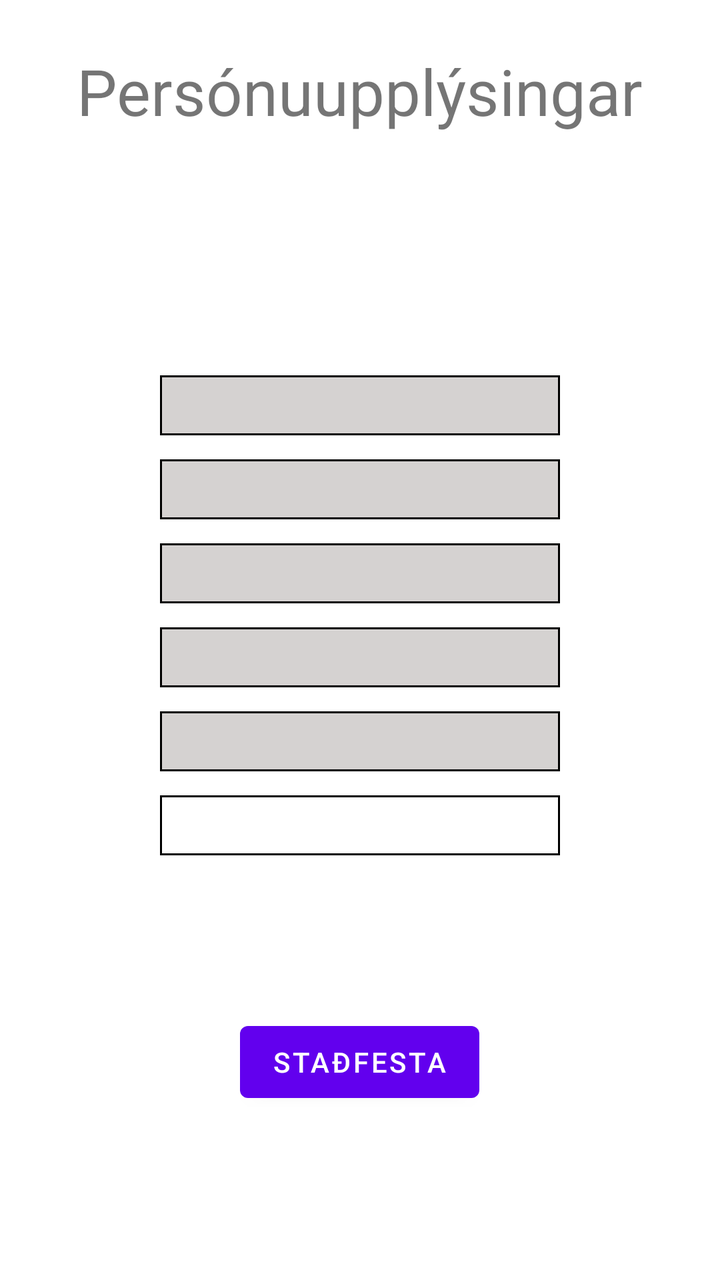
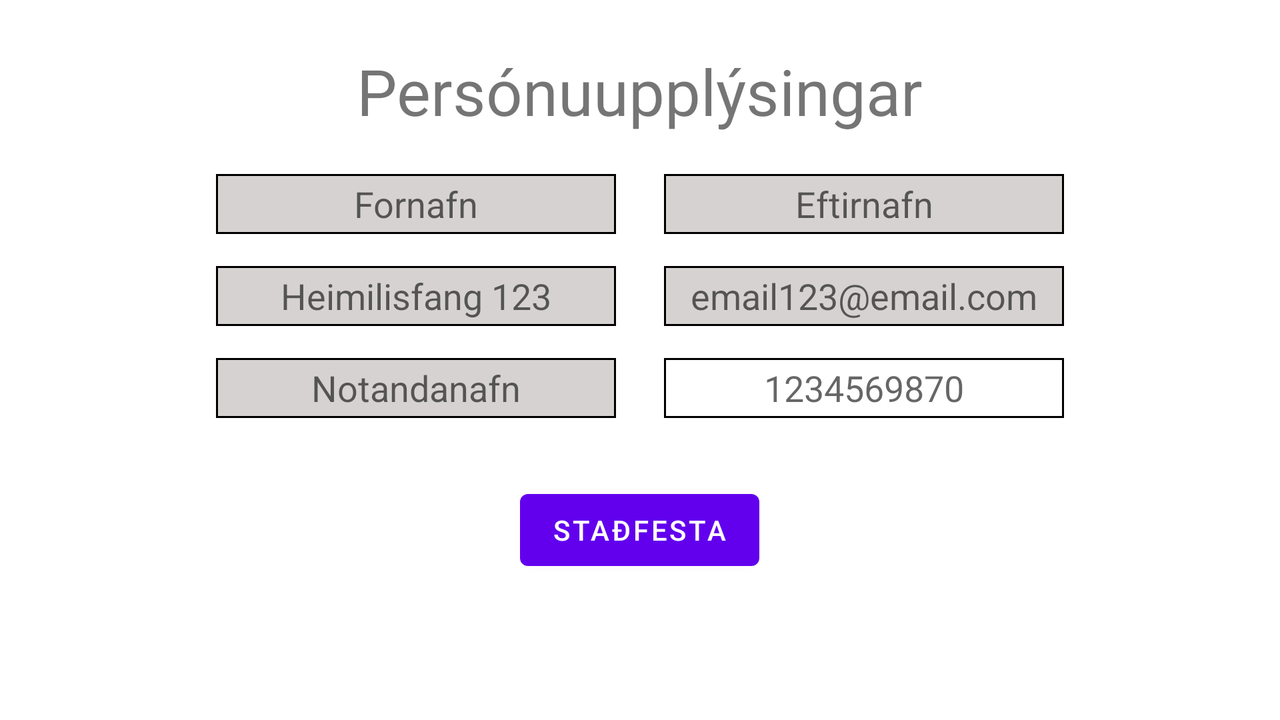

First picture: res/layout/ on a phone held upright. Second picture: the repository's own variant of that layout, on a device whose configuration matches the variant's folder. Source for both follows.
<!-- AndroidManifest.xml: application theme Theme.FinnbogiMobile -->
<!-- res/layout/activity_user_info.xml -->
<?xml version="1.0" encoding="utf-8"?>
<LinearLayout xmlns:android="http://schemas.android.com/apk/res/android"
    xmlns:app="http://schemas.android.com/apk/res-auto"
    xmlns:tools="http://schemas.android.com/tools"
    android:layout_width="match_parent"
    android:layout_height="match_parent"
    tools:context=".UserInfoActivity"
    android:orientation="vertical">

    <LinearLayout
        android:layout_width="wrap_content"
        android:layout_height="wrap_content"
        android:orientation="vertical"
        android:layout_gravity="center"
        android:layout_marginTop="24dp"
        android:layout_weight="0.2">

        <TextView
            android:layout_width="wrap_content"
            android:layout_height="wrap_content"
            android:textSize="32dp"
            android:text="@string/user_info_title" />

    </LinearLayout>

    <LinearLayout
        android:layout_width="wrap_content"
        android:layout_height="wrap_content"
        android:orientation="vertical"
        android:layout_gravity="center_horizontal"
        android:layout_weight="0.7"
        android:gravity="center_vertical">

        <EditText
            android:id="@+id/user_info_firstname"
            android:layout_width="200dp"
            android:layout_height="30dp"
            android:layout_marginVertical="6sp"
            android:background="@drawable/week_border"/>

        <EditText
            android:id="@+id/user_info_surname"
            android:layout_width="200dp"
            android:layout_height="30dp"
            android:layout_marginVertical="6sp"
            android:background="@drawable/week_border"/>

        <EditText
            android:id="@+id/user_info_address"
            android:layout_width="200dp"
            android:layout_height="30dp"
            android:layout_marginVertical="6sp"
            android:background="@drawable/week_border"/>

        <EditText
            android:id="@+id/user_info_phone"
            android:layout_width="200dp"
            android:layout_height="30dp"
            android:layout_marginVertical="6sp"
            android:background="@drawable/week_border"/>

        <EditText
            android:id="@+id/user_info_email"
            android:layout_width="200dp"
            android:layout_height="30dp"
            android:layout_marginVertical="6sp"
            android:background="@drawable/week_border"/>

        <TextView
            android:id="@+id/user_info_ssn"
            android:layout_width="200dp"
            android:layout_height="30dp"
            android:layout_marginVertical="6sp"
            android:background="@drawable/black_white_border"/>

    </LinearLayout>

    <LinearLayout
        android:layout_width="wrap_content"
        android:layout_height="wrap_content"
        android:layout_weight="0.1"
        android:layout_gravity="center_horizontal">

        <Button
            android:id="@+id/user_info_applyChanges"
            android:layout_width="wrap_content"
            android:layout_height="wrap_content"
            android:text="@string/user_info_apply_changes"
            android:layout_gravity="center_horizontal"
            android:layout_marginVertical="32dp"/>

    </LinearLayout>


</LinearLayout>
<!-- resources referenced by this layout -->
<resources>
  <!-- drawable black_white_border (drawable) -->
  <?xml version="1.0" encoding="utf-8"?>
  <shape xmlns:android="http://schemas.android.com/apk/res/android"
      android:shape="rectangle" >
      <solid android:color="@color/white" />
      <stroke android:width="1dip" android:color="@color/black"/>
  </shape>
  <!-- drawable week_border (drawable) -->
  <?xml version="1.0" encoding="utf-8"?>
  <shape xmlns:android="http://schemas.android.com/apk/res/android" android:shape="rectangle" >
      <solid android:color="#D5D2D1" />
      <stroke android:width="1dip" android:color="@color/black"/>
  </shape>
  <string name="user_info_apply_changes">Staðfesta</string>
  <string name="user_info_title">Persónuupplýsingar</string>
  <style name="Theme.FinnbogiMobile" parent="Theme.MaterialComponents.DayNight.DarkActionBar">
          
          <item name="colorPrimary">@color/purple_500</item>
          <item name="colorPrimaryVariant">@color/purple_700</item>
          <item name="colorOnPrimary">@color/white</item>
          
          <item name="colorSecondary">@color/teal_200</item>
          <item name="colorSecondaryVariant">@color/teal_700</item>
          <item name="colorOnSecondary">@color/black</item>
          
          <item name="android:statusBarColor" tools:targetApi="l">?attr/colorPrimaryVariant</item>
          
      </style>
</resources>
<!-- res/layout-land/activity_user_info.xml (the repository's variant of the layout above) -->
<!-- drawn on the phone turned sideways -->
<?xml version="1.0" encoding="utf-8"?>
<LinearLayout
    xmlns:android="http://schemas.android.com/apk/res/android"
    xmlns:tools="http://schemas.android.com/tools"
    android:layout_width="match_parent"
    android:layout_height="match_parent"
    tools:context=".UserInfoActivity"
    android:orientation="vertical">

    <LinearLayout
        android:layout_width="wrap_content"
        android:layout_height="wrap_content"
        android:orientation="vertical"
        android:layout_gravity="center"
        android:layout_marginTop="24dp">

        <TextView
            android:layout_width="wrap_content"
            android:layout_height="wrap_content"
            android:textSize="32dp"
            android:text="@string/user_info_title" />

    </LinearLayout>

    <LinearLayout
        android:layout_width="wrap_content"
        android:layout_height="wrap_content"
        android:orientation="vertical"
        android:layout_gravity="center"
        android:layout_marginTop="12dp"
        android:layout_marginBottom="24dp">

        <LinearLayout
            android:layout_width="wrap_content"
            android:layout_height="wrap_content"
            android:layout_gravity="center_horizontal">

            <EditText
                android:id="@+id/user_info_firstname"
                android:layout_width="200dp"
                android:layout_height="30dp"
                android:layout_marginVertical="8dp"
                android:layout_marginHorizontal="12dp"
                android:background="@drawable/week_border"
                android:gravity="center"
                android:hint="Fornafn"/>

            <EditText
                android:id="@+id/user_info_surname"
                android:layout_width="200dp"
                android:layout_height="30dp"
                android:layout_marginVertical="8dp"
                android:layout_marginHorizontal="12dp"
                android:background="@drawable/week_border"
                android:gravity="center"
                android:hint="Eftirnafn"/>

        </LinearLayout>

        <LinearLayout
            android:layout_width="wrap_content"
            android:layout_height="wrap_content"
            android:layout_gravity="center_horizontal">

            <EditText
                android:id="@+id/user_info_address"
                android:layout_width="200dp"
                android:layout_height="30dp"
                android:layout_marginVertical="8dp"
                android:layout_marginHorizontal="12dp"
                android:background="@drawable/week_border"
                android:gravity="center"
                android:hint="Heimilisfang 123"/>

            <EditText
                android:id="@+id/user_info_phone"
                android:layout_width="200dp"
                android:layout_height="30dp"
                android:layout_marginVertical="8dp"
                android:layout_marginHorizontal="12dp"
                android:background="@drawable/week_border"
                android:gravity="center"
                android:inputType="textEmailAddress"
                android:hint="email123@email.com"/>

        </LinearLayout>

        <LinearLayout
            android:layout_width="wrap_content"
            android:layout_height="wrap_content"
            android:layout_gravity="center_horizontal">

            <EditText
                android:id="@+id/user_info_email"
                android:layout_width="200dp"
                android:layout_height="30dp"
                android:layout_marginVertical="8dp"
                android:layout_marginHorizontal="12dp"
                android:background="@drawable/week_border"
                android:gravity="center"
                android:hint="Notandanafn"/>

            <TextView
                android:id="@+id/user_info_ssn"
                android:layout_width="200dp"
                android:layout_height="30dp"
                android:layout_marginVertical="8dp"
                android:layout_marginHorizontal="12dp"
                android:textSize="18dp"
                android:background="@drawable/black_white_border"
                android:gravity="center"
                android:inputType="number"
                android:hint="1234569870"/>

        </LinearLayout>

    </LinearLayout>

    <LinearLayout
        android:layout_width="wrap_content"
        android:layout_height="wrap_content"
        android:layout_gravity="center_horizontal">

        <Button
            android:id="@+id/user_info_applyChanges"
            android:layout_width="wrap_content"
            android:layout_height="wrap_content"
            android:text="@string/user_info_apply_changes"/>

    </LinearLayout>

</LinearLayout>
